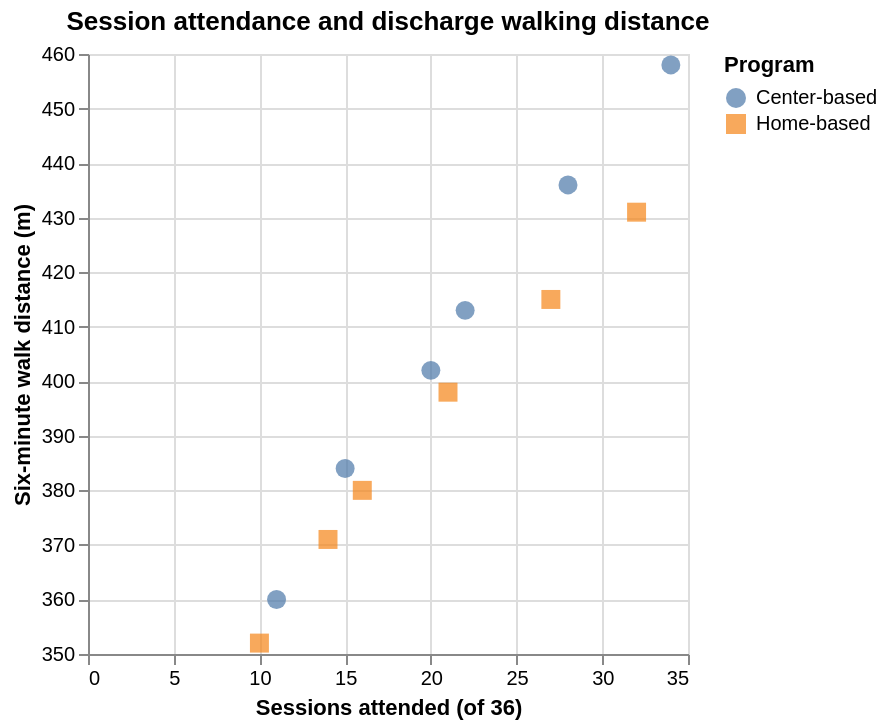

Notebook code for this chart:
### Markdown cell above
## Task 1: Explore the rehab patients with Altair

### 1.1 Load the patients and build the scatter plot

> **Checkpoint: `output/exploratory_spec.json`**
> A Vega-Lite specification with a `point` mark, `x`, `y`, `color`, and `shape` encodings, and the twelve patients embedded.

### Code cell
patients = pd.read_csv(PATIENTS_PATH)
print(patients.shape)
display(patients.dtypes)

exploratory_chart = (
    alt.Chart(patients)
    .mark_point(filled=True, size=90)
    .encode(
        x=alt.X(
            "sessions_attended:Q",
            title="Sessions attended (of 36)"
        ),
        y=alt.Y(
            "walk_distance_m:Q",
            title="Six-minute walk distance (m)",
            scale=alt.Scale(zero=False)
        ),
        color=alt.Color(
            "program:N",
            title="Program"
        ),
        shape=alt.Shape(
            "program:N",
            title="Program"
        ),
        tooltip=[
            "patient_id:N",
            "program:N",
            "sessions_attended:Q",
            "walk_distance_m:Q"
        ]
    )
    .properties(
        title="Session attendance and discharge walking distance"
    )
)

exploratory_chart.save(EXPLORATORY_SPEC_PATH)
exploratory_chart

### Figure 1 — Vega-Lite specification as saved in the notebook (floating-point values rounded to 4 significant figures)
{"config": {"view": {"continuousWidth": 300, "continuousHeight": 300}}, "data": {"name": "data-c8aa350521c33b7072b39293a7897d72"}, "mark": {"type": "point", "filled": true, "size": 90}, "encoding": {"color": {"field": "program", "title": "Program", "type": "nominal"}, "shape": {"field": "program", "title": "Program", "type": "nominal"}, "tooltip": [{"field": "patient_id", "type": "nominal"}, {"field": "program", "type": "nominal"}, {"field": "sessions_attended", "type": "quantitative"}, {"field": "walk_distance_m", "type": "quantitative"}], "x": {"field": "sessions_attended", "title": "Sessions attended (of 36)", "type": "quantitative"}, "y": {"field": "walk_distance_m", "scale": {"zero": false}, "title": "Six-minute walk distance (m)", "type": "quantitative"}}, "title": "Session attendance and discharge walking distance", "$schema": "https://vega.github.io/schema/vega-lite/v5.20.1.json", "datasets": {"data-c8aa350521c33b7072b39293a7897d72": [{"patient_id": "R01", "program": "Home-based", "sessions_attended": 14, "walk_distance_m": 371}, {"patient_id": "R02", "program": "Center-based", "sessions_attended": 20, "walk_distance_m": 402}, {"patient_id": "R03", "program": "Home-based", "sessions_attended": 32, "walk_distance_m": 431}, {"patient_id": "R04", "program": "Center-based", "sessions_attended": 11, "walk_distance_m": 360}, {"patient_id": "R05", "program": "Center-based", "sessions_attended": 28, "walk_distance_m": 436}, {"patient_id": "R06", "program": "Home-based", "sessions_attended": 10, "walk_distance_m": 352}, {"patient_id": "R07", "program": "Home-based", "sessions_attended": 21, "walk_distance_m": 398}, {"patient_id": "R08", "program": "Center-based", "sessions_attended": 34, "walk_distance_m": 458}, {"patient_id": "R09", "program": "Home-based", "sessions_attended": 16, "walk_distance_m": 380}, {"patient_id": "R10", "program": "Center-based", "sessions_attended": 15, "walk_distance_m": 384}, {"patient_id": "R11", "program": "Home-based", "sessions_attended": 27, "walk_distance_m": 415}, {"patient_id": "R12", "program": "Center-based", "sessions_attended": 22, "walk_distance_m": 413}]}}
